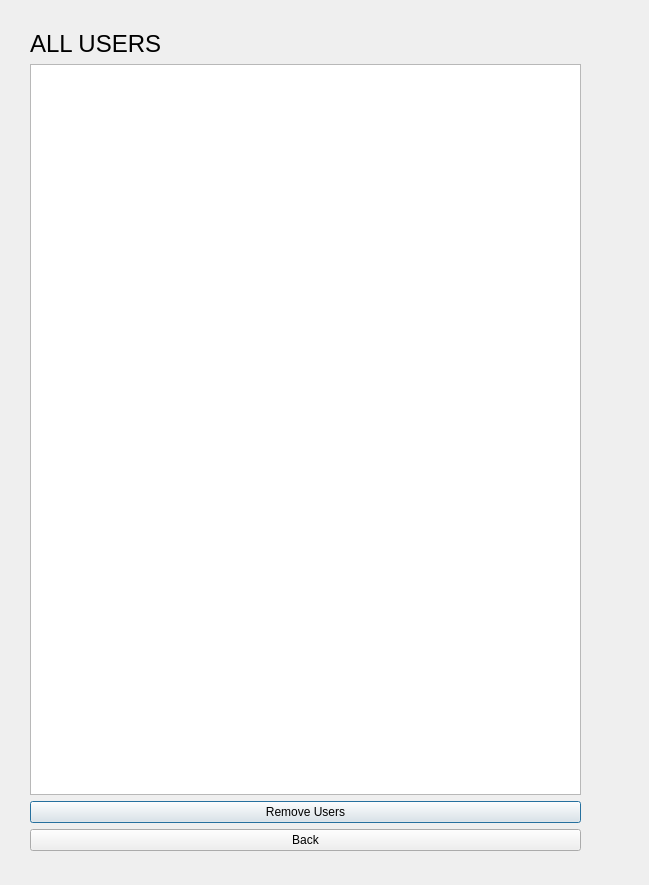
<?xml version="1.0" encoding="UTF-8"?>
<ui version="4.0">
 <class>allusers</class>
 <widget class="QDialog" name="allusers">
  <property name="geometry">
   <rect>
    <x>0</x>
    <y>0</y>
    <width>649</width>
    <height>885</height>
   </rect>
  </property>
  <property name="windowTitle">
   <string>Dialog</string>
  </property>
  <widget class="QWidget" name="">
   <property name="geometry">
    <rect>
     <x>30</x>
     <y>30</y>
     <width>551</width>
     <height>821</height>
    </rect>
   </property>
   <layout class="QVBoxLayout" name="verticalLayout_3">
    <item>
     <layout class="QVBoxLayout" name="verticalLayout_2">
      <item>
       <layout class="QVBoxLayout" name="verticalLayout">
        <item>
         <widget class="QLabel" name="label">
          <property name="font">
           <font>
            <pointsize>18</pointsize>
           </font>
          </property>
          <property name="text">
           <string>ALL USERS</string>
          </property>
         </widget>
        </item>
        <item>
         <widget class="QListWidget" name="listWidget"/>
        </item>
       </layout>
      </item>
      <item>
       <widget class="QPushButton" name="pushButton">
        <property name="text">
         <string>Remove Users</string>
        </property>
       </widget>
      </item>
     </layout>
    </item>
    <item>
     <widget class="QPushButton" name="pushButton_2">
      <property name="text">
       <string>Back</string>
      </property>
     </widget>
    </item>
   </layout>
  </widget>
 </widget>
 <resources/>
 <connections/>
</ui>
